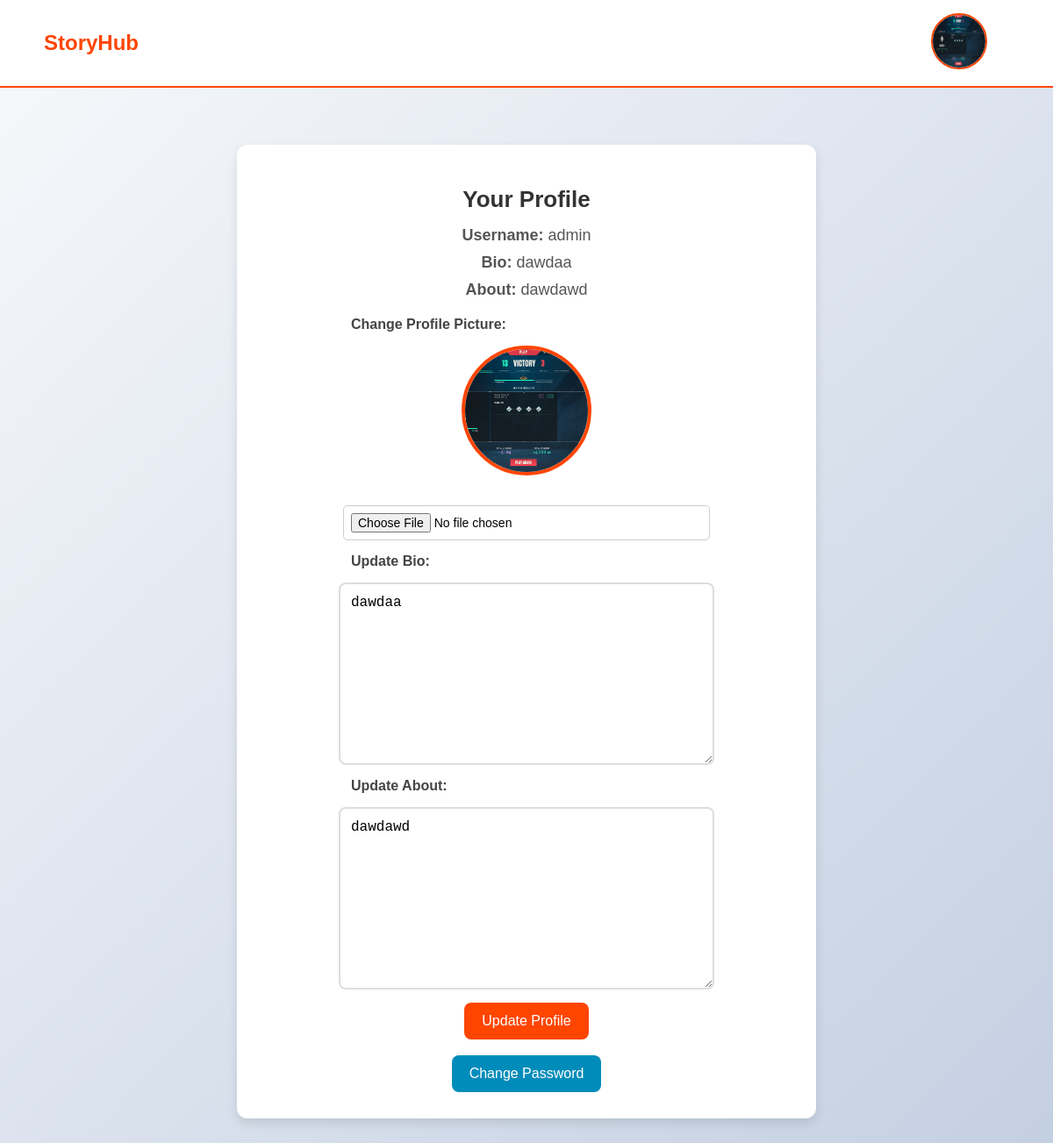
/accounts/profile/ (signed in), run on the app's committed database.
### accounts/models.py (models this page shows, shortened)
class UserProfile(models.Model):
    user = models.OneToOneField(User, on_delete=models.CASCADE)
    profile_picture = models.ImageField(upload_to='profile_pics/', default='profile_pics/default_user.png')
    bio = models.TextField(blank=True)
    about = models.TextField(blank=True)

### accounts/views.py (the view)
# urls.py: path('profile/', views.profile_view, name='profile'),
@login_required
def profile_view(request):
    user_profile, created = UserProfile.objects.get_or_create(user=request.user)
    if request.method == 'POST':
        form = ProfileUpdateForm(request.POST, request.FILES, instance=user_profile)
        if form.is_valid():
            form.save()
            return redirect('profile')
    else:
        form = ProfileUpdateForm(instance=user_profile)
    return render(request, 'accounts/profile.html', {
        'form': form,
        'user_profile': user_profile  # Pass user_profile to the template
    })

### accounts/forms.py
class ProfileUpdateForm(forms.ModelForm):
    class Meta:
        model = UserProfile
        fields = ['profile_picture', 'bio', 'about']

### accounts/templates/accounts/profile.html (shortened to what this page needs)
<!DOCTYPE html>
<html lang="en">
<head>
    {% load static %}
    <link rel="stylesheet" href="{% static 'accounts/profile.css' %}">
</head>
<body>
    {% include "tools/navbar.html" %}
    <div class='mainDiv'>
        <div class="profile-container">
            <h1>Your Profile</h1>
            <p><strong>Username:</strong> {{ user_profile.user.username }}</p>
            <p><strong>Bio:</strong> {{ user_profile.bio }}</p>
            <p><strong>About:</strong> {{ user_profile.about }}</p>
            <form method="POST" enctype="multipart/form-data">
                <label for="id_profile_picture">Change Profile Picture:</label>
                <div class="current-profile-pic">
                    <img src="{{ user_profile.profile_picture.url }}" alt="Current Profile Picture">
                </div>
                <input type="file" name="profile_picture" id="id_profile_picture" accept="image/*">
                <label for="id_bio">Update Bio:</label>
                {{ form.bio }}
                <label for="id_about">Update About:</label>
                {{ form.about }}
                <button type="submit">Update Profile</button>
            </form>
            <br>
            <a href="{% url 'password_change' %}">
                <button>Change Password</button>
            </a>
        </div>
    </div>
</body>
</html>

### templates/tools/navbar.html (shortened to what this page needs)
<!DOCTYPE html>
<html lang="en">
<head>
    {% load static %}
    <link rel="stylesheet" href="{% static 'tools/navbar.css' %}">
</head>
<body class="navBar">
    <div class="navbar">
        <div class="navbar-left">
            <h2 style="color: #FF4500;">
                <a href="{% url 'welcome_page' %}">StoryHub</a>
            </h2>
        </div>
        <div class="navbar-right">
            {% if user.is_authenticated %}
                <div class="dropdown">
                    <img src="{% if user.userprofile.profile_picture %}{{ user.userprofile.profile_picture.url }}
                    {% else %}
                    {% static 'profile_pics/default_user.png' %}
                    {% endif %}"
                    class="profile-icon" alt="Profile">
                </div>
            {% endif %}
        </div>
    </div>
</body>
</html>

### accounts/static/accounts/profile.css (style rules this page uses)
.mainDiv { font-family: 'Poppins', sans-serif; margin: 0; padding: 0; background: linear-gradient(135deg, #f5f7fa, #c3cfe2); display: flex; justify-content: center; align-items: center; height: 155vh; }
.profile-container { width: 50%; background: white; padding: 30px; border-radius: 12px; box-shadow: 0 6px 12px rgba(0, 0, 0, 0.1); text-align: center; transition: transform 0.3s ease-in-out; }
.current-profile-pic img { width: 140px; height: 140px; border-radius: 50%; border: 4px solid #ff4500; object-fit: cover; margin-bottom: 15px; }
h1 { font-size: 26px; color: #333; margin-bottom: 15px; }
p { font-size: 18px; color: #555; margin: 10px 0; }
form { display: flex; flex-direction: column; gap: 15px; margin-top: 20px; align-items: center; }
label { font-weight: 600; color: #444; display: block; width: 100%; max-width: 400px; text-align: left; }
input, textarea { width: 100%; max-width: 400px; padding: 12px; border: 2px solid #ddd; border-radius: 8px; font-size: 16px; transition: border-color 0.3s; }
button { background: #ff4500; color: white; border: none; padding: 12px 20px; font-size: 16px; cursor: pointer; border-radius: 8px; transition: background 0.3s ease-in-out, transform 0.2s; }
a button { background: #008CBA; }
input[type="file"] { display: block; padding: 8px; border: 1px solid #ccc; border-radius: 5px; background: white; font-size: 14px; cursor: pointer; }

### static/tools/navbar.css (style rules this page uses)
.navBar { font-family: Arial, sans-serif; text-align: center; margin: 0; padding: 0; }
.navbar { display: flex; justify-content: space-between; align-items: center; padding: 15px 50px; background-color: white; box-shadow: 0px 2px 5px rgba(0, 0, 0, 0.1); border-bottom: 2px solid #FF4500; }
.navbar-left h2 a { text-decoration: none; color: #FF4500; font-size: 24px; font-weight: bold; }
.navbar-right { top: 15px; right: 20px; }
.profile-icon { width: 60px; height: 60px; border-radius: 50%; border: 2px solid #FF4500; cursor: pointer; }

### templates/tools/navbar.html (style rules this page uses)
.navbar-right { display: flex; align-items: center; justify-content: flex-end; margin-right: 25px; }
.profile-icon { width: 60px; height: 60px; border-radius: 50%; cursor: pointer; transition: transform 0.2s; margin-right: -10px; }
.dropdown { position: relative; right: 10px; }

### data on the page
UserProfile: user.username "admin", bio "dawdaa", about "dawdawd", profile_picture (picture)
